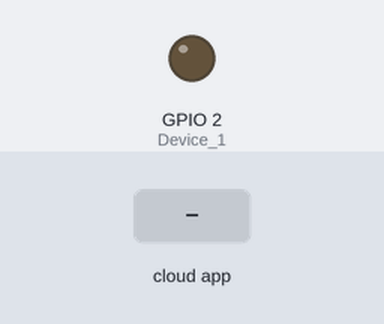
Recording of a sketch running on a simulated ESP8266 (NodeMCU). Shown: output pins drawn as LEDs (lit = HIGH). Inputs (shaded band) come from the test bench. WiFi joins after 1.5 s; servers stay silent unless stated; the Firebase database answers and starts empty.

Above: at 1.4 s.
1.5 s: the phone or cloud app sets Led1Status to 0
At 1.65 s:
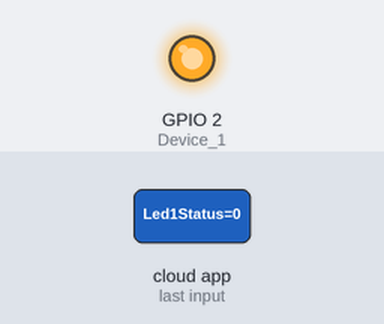
Timing chart, 0 to 4.5 s (numbered marks = the images above; inputs shaded):
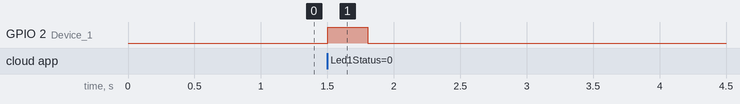

Measured:
- after the input at 1.5 s, GPIO 2 (Device_1): LOW → HIGH at once, → LOW 0.30 s later

The sketch:

C++.ino
```cpp
////////Include this librarys///////////

#include <FirebaseESP8266.h>
#include <ESP8266WiFi.h>


/////////////////Configurations for realtime databse from Firebase///////////
#define FIREBASE_HOST "Your firbase HOST"
#define FIREBASE_AUTH "Your firebase AUTH"
#define WIFI_SSID "Your WIFI name"
#define WIFI_PASSWORD "Your WIFI password"


//////Define a variable firebasedata for FirebaseData//////////////
FirebaseData firebaseData;


///Define your output//////
int Device_1 = 2;
///Output 2 is for ledboard for ESP8266////


/////////Void Setup/////////////

void setup() {

Serial.begin(9600);

WiFi.begin(WIFI_SSID, WIFI_PASSWORD);  //WiFi will be connected


Firebase.begin(FIREBASE_HOST,FIREBASE_AUTH); //Firebase will be connected


pinMode(Device_1,OUTPUT); //Device_1 will be define how OUTPUT

}


/////////Void Loop/////////////

void loop() {


Firebase.setFloat(firebaseData, "/Led1Status", 1); //Will be create a child on your realtime database


  if (Firebase.get(firebaseData,"/Led1Status")) {           ///////////////////////////////////////////////////////////////
                                                            ///////////////////////////////////////////////////////////////
          if (firebaseData.stringData()== "1"){  ///If      ///////////////////////////////////////////////////////////////
              digitalWrite(Device_1,LOW); //Device1 is ON   ///////////////////////////////////////////////////////////////
          }                                                 /////////// If value on firebase is "1" led is ON /////////////
                                                            /////////// If value on firebase is "0" led is OFF ////////////
          else if (firebaseData.stringData() == "0"){       ///////////////////////////////////////////////////////////////
              digitalWrite(Device_1,HIGH);//Device1 if OFF  ///////////////////////////////////////////////////////////////
            }}                                              ///////////////////////////////////////////////////////////////
 }                                                          ///////////////////////////////////////////////////////////////
```
